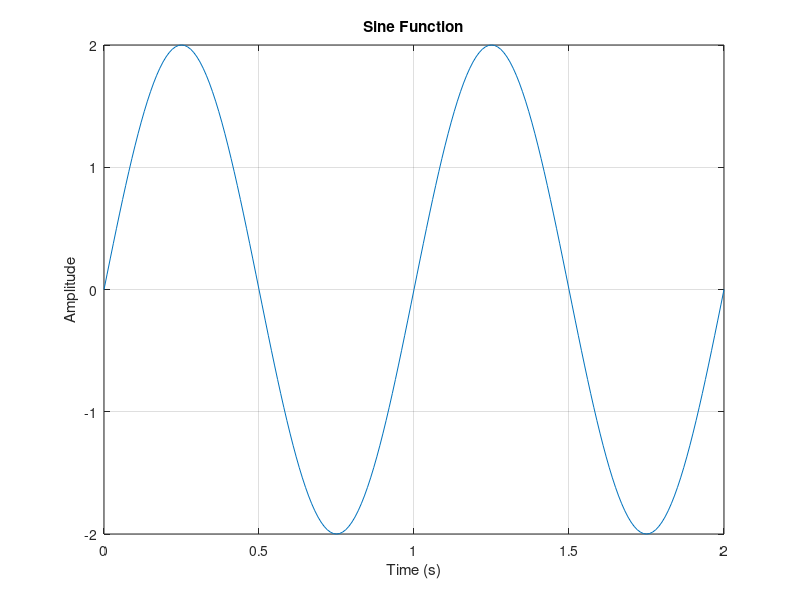
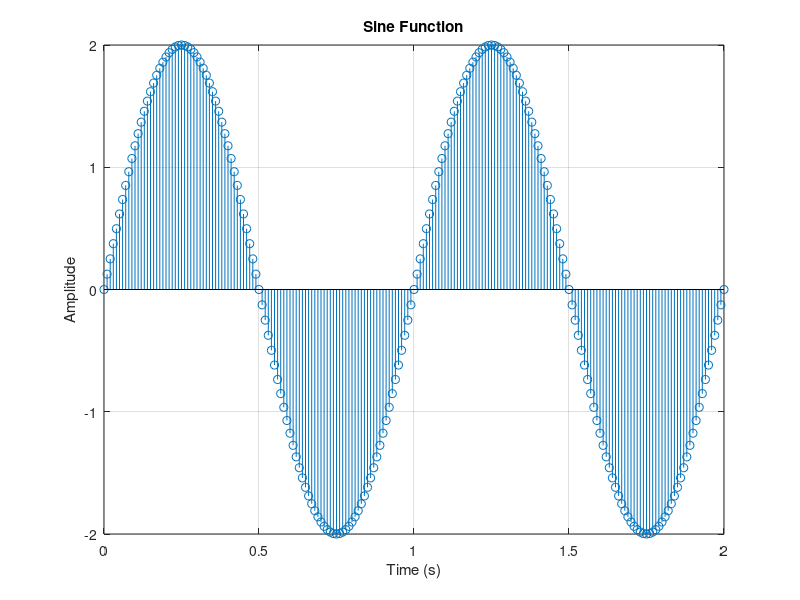
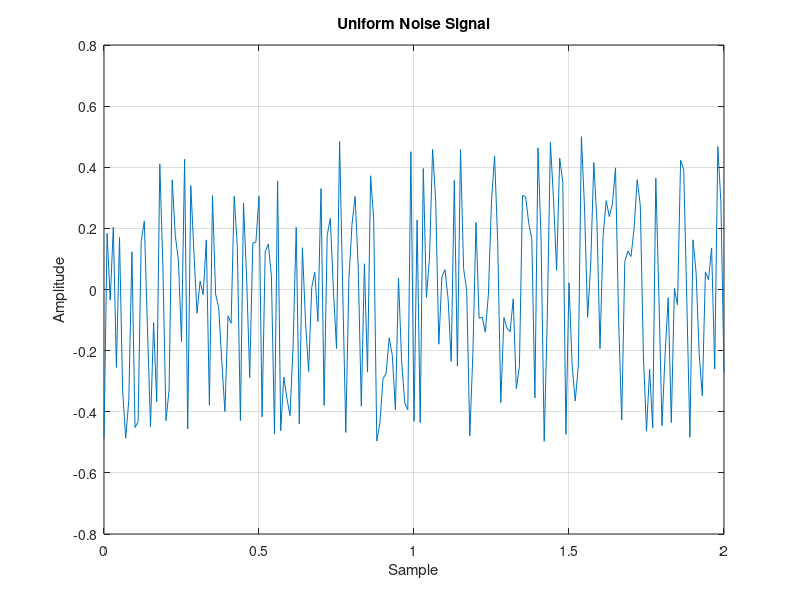
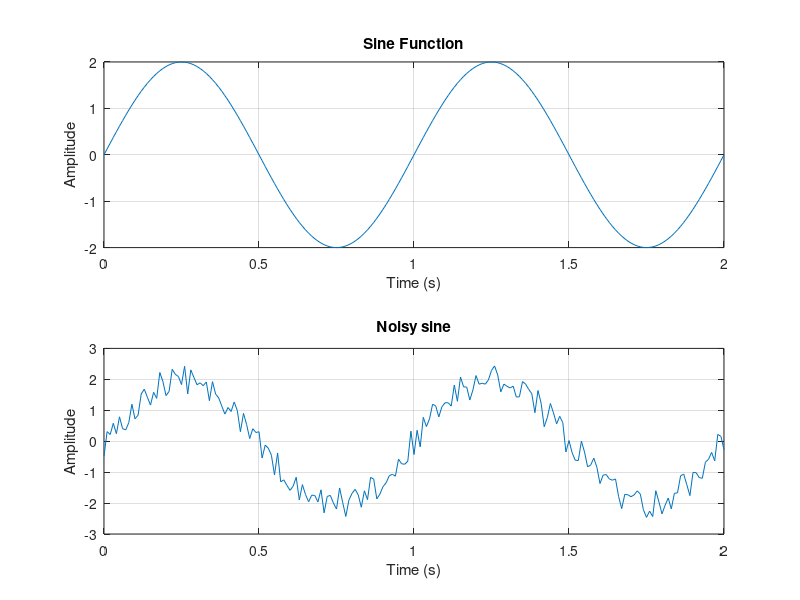

MATLAB code for these plots, in order: (Note: this script raises an error after producing the figures.)
%% *Homework 1*
%% Programmers
% Mohammad MAhdi Elyasi - 9823007
% Moein Nasiri - 9823093

%% Clear the workspace
close all;
clear;
clc;

%% Homework 1_1
%
% This cell is about, plotting Sine wave with "plot function" and "stem function"
%
% Now we declare variables first
%
Ts = 0.01;
amp = 2;
t = 0:Ts:2;
f0 = 1;
w = 2 * pi * f0;
signal = amp * sin(w * t);
%%%
% Now we plot signal with two functions "plot and stem"
%
figure('Name', 'Sine Plot');
plot(t, signal, 'LineWidth', 0.5);
xlabel('Time (s)');
ylabel('Amplitude');
title('Sine Function');
grid on;

figure('Name', 'Sine Stem');
stem(t, signal, 'LineWidth', 0.5);
xlabel('Time (s)');
ylabel('Amplitude');
title('Sine Function');
grid on;
%% Homework1_2
%
% This cell is about showing uniform random noise and adding it with sinusoidal wave
% Now first declare variables that we need for this task
%
Ts = 0.01;
amp = 2;
t = 0:Ts:2;
f0 = 1;
w = 2 * pi * f0;
signal = amp * sin(w * t);
size_t = size(t);
%%%
% Here we declare the signals we want to plot
%
stochastic_signal = rand(1, size_t(2)) - 0.5;
noisy_signal = signal + stochastic_signal;
%%%
% Plotting the Uniform Noise Signal
%
figure('Name', 'Uniform Noise Signal');
plot(t, stochastic_signal);
title('Uniform Noise Signal');
xlabel('Sample');
ylabel('Amplitude');
grid on;
%%%
% Plotting sine wave with and without noise
%
figure('Name', 'Sine Waves');
subplot(2, 1, 1)
plot(t, signal);
title('Sine Function');
xlabel('Time (s)');
ylabel('Amplitude');
grid on;

subplot(2, 1, 2)
plot(t, noisy_signal);
title('Noisy sine');
xlabel('Time (s)');
ylabel('Amplitude');
grid on;

%% Homework1_3_1
%
% In this task we use "conv" function to convolve sinusoidal wave with "Moving average"
% This task splits in two parts:
% we have M1=0,M2=20 so we should designate variables in order to meet the needs
%
% Now we declare variables
Ts = 0.01;
amp = 2;
t = 0:Ts:2;
f0 = 1;
w = 2 * pi * f0;
signal = amp * sin(w * t);
size_t = size(t);
M1 = 0;
M2 = 20;
amp_mov = 1 / (M1 + M2 + 1);
uni = ones(1, M1 + M2 + 1);
%%%
% Here we declare the signals needed to plot
%
stochastic_signal = rand(1, size_t(2)) - 0.5;
noisy_signal = signal + stochastic_signal;
smoothed_sine = amp_mov * conv(noisy_signal, uni, 'same');
%%%
% Here we plot the Signal after convolution and before convolution
%
figure('Name', 'Moving Averaged Sine');
plot(t, smoothed_sine);
title('Moving Averaged Sine');
xlabel('Time (s)');
ylabel('Amplitude');
grid on;
hold on
plot(t, signal);
legend("Convolved Signal", "Original Signal");
%
%% homework1_3_2
% In this part we want to do the same as the latest task but with different M1 and M2
% We set M1=M2=10 and try to plot the wave and see how much difference it shows
%
% Now we declare variables needed to complete the task
Ts = 0.01;
amp = 2;
t = 0:Ts:2;
f0 = 1;
w = 2 * pi * f0;
signal = amp * sin(w * t);
size_t = size(t);
M1 = 10;
M2 = 10;
amp_mov = 1 / (M1 + M2 + 1);
%%%
% Here we declare signals needed to plot
stochastic_signal = rand(1, size_t(2)) - 0.5;
noisy_signal = signal + stochastic_signal;
uni = ones(1, 21);
smoothed_sine = amp_mov * conv(uni, noisy_signal);
shifted_sine = smoothed_sine(M1 + M2 + 1:end);
%%%
% We plot convolved signal and sine signal
figure('Name', 'Moving Averaged Sine');
subplot(2, 1, 1)
plot(t, shifted_sine);
title('shifted Sine');
xlabel('Time (s)');
ylabel('Amplitude');
grid on;

subplot(2, 1, 2)
plot(t, signal);
title('sine');
xlabel('Time (s)');
ylabel('Amplitude');
grid on;
%%%
% After plotting we see that we have delays when we are using "conv" function
% Also we see that if we use M1=M2=10 compare to M1=0, M2=20, we have more delays

%% Homework1_4
% The purpose of this task is using "filter" function and compare it with "conv" function
%
% Here firstly we declare needed variables
Ts = 0.01;
amp = 2;
t = 0:Ts:2;
f0 = 1;
w = 2 * pi * f0;
signal = amp * sin(w * t);
size_t = size(t);
M1 = 0;
M2 = 20;
amp_mov = 1 / (M1 + M2 + 1);
n = -M1:M2;
N = size_t(2);
%%%
% Here we declare Signals needed to plot
stochastic_signal = rand(1, size_t(2)) - 0.5;
noisy_signal = signal + stochastic_signal;
uni = ones(1, M1 + M2 + 1);
transfer_function = amp_mov * uni;
filtered_signal = filter(transfer_function, 1, noisy_signal);
smoothed_sine = amp_mov * conv(noisy_signal, uni, 'same');
%%%
% Now we plot signals with "conv" and "filter"
% We demonstrate the shifts and differences of signals with one another
figure('Name', 'Moving Averaged Sine');
plot(t, smoothed_sine);
title('Moving Averaged Sine');
xlabel('Time (s)');
ylabel('Amplitude');
grid on;
hold on
plot(t, filtered_signal);
legend("Convolved Signal", "filtered Signal");
%% Homework1_5
% Here we want to make a function and use it
% Here we declare variables to use as function's argument
n = 20;
w0 = pi / 2;
y = singen(n, w0);
%%%
% Here we plot singen function
figure('Name', 'Discrete sine');
stem(1:n, y);
title('Discrete Sine');
xlabel('Samples');
ylabel('Amplitude');
grid on;
%%%
% Thanks for attention
